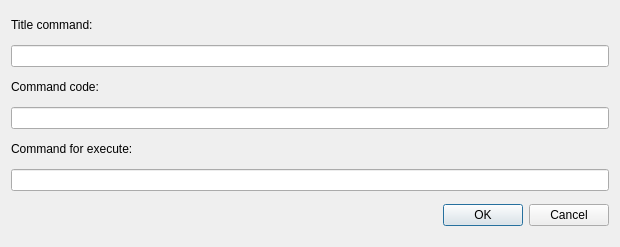
<?xml version="1.0" encoding="UTF-8"?>
<ui version="4.0">
 <class>AddCommandDialog</class>
 <widget class="QDialog" name="AddCommandDialog">
  <property name="geometry">
   <rect>
    <x>0</x>
    <y>0</y>
    <width>620</width>
    <height>247</height>
   </rect>
  </property>
  <property name="sizePolicy">
   <sizepolicy hsizetype="Preferred" vsizetype="Fixed">
    <horstretch>0</horstretch>
    <verstretch>0</verstretch>
   </sizepolicy>
  </property>
  <property name="maximumSize">
   <size>
    <width>16777215</width>
    <height>247</height>
   </size>
  </property>
  <property name="windowTitle">
   <string>Add command</string>
  </property>
  <layout class="QVBoxLayout" name="verticalLayout">
   <item>
    <widget class="QLabel" name="label">
     <property name="sizePolicy">
      <sizepolicy hsizetype="Preferred" vsizetype="Fixed">
       <horstretch>0</horstretch>
       <verstretch>0</verstretch>
      </sizepolicy>
     </property>
     <property name="text">
      <string>Title command:</string>
     </property>
    </widget>
   </item>
   <item>
    <widget class="QLineEdit" name="editTitleCommad"/>
   </item>
   <item>
    <widget class="QLabel" name="label_2">
     <property name="sizePolicy">
      <sizepolicy hsizetype="Preferred" vsizetype="Fixed">
       <horstretch>0</horstretch>
       <verstretch>0</verstretch>
      </sizepolicy>
     </property>
     <property name="text">
      <string>Command code:</string>
     </property>
    </widget>
   </item>
   <item>
    <widget class="QLineEdit" name="editCodeCoomad">
     <property name="sizePolicy">
      <sizepolicy hsizetype="Expanding" vsizetype="Fixed">
       <horstretch>0</horstretch>
       <verstretch>0</verstretch>
      </sizepolicy>
     </property>
     <property name="inputMask">
      <string>000000</string>
     </property>
    </widget>
   </item>
   <item>
    <widget class="QLabel" name="label_3">
     <property name="sizePolicy">
      <sizepolicy hsizetype="Preferred" vsizetype="Fixed">
       <horstretch>0</horstretch>
       <verstretch>0</verstretch>
      </sizepolicy>
     </property>
     <property name="text">
      <string>Command for execute:</string>
     </property>
    </widget>
   </item>
   <item>
    <widget class="QLineEdit" name="editCommand"/>
   </item>
   <item>
    <widget class="QDialogButtonBox" name="buttonBox">
     <property name="orientation">
      <enum>Qt::Horizontal</enum>
     </property>
     <property name="standardButtons">
      <set>QDialogButtonBox::Cancel|QDialogButtonBox::Ok</set>
     </property>
    </widget>
   </item>
  </layout>
 </widget>
 <resources/>
 <connections>
  <connection>
   <sender>buttonBox</sender>
   <signal>accepted()</signal>
   <receiver>AddCommandDialog</receiver>
   <slot>accept()</slot>
   <hints>
    <hint type="sourcelabel">
     <x>248</x>
     <y>254</y>
    </hint>
    <hint type="destinationlabel">
     <x>157</x>
     <y>274</y>
    </hint>
   </hints>
  </connection>
  <connection>
   <sender>buttonBox</sender>
   <signal>rejected()</signal>
   <receiver>AddCommandDialog</receiver>
   <slot>reject()</slot>
   <hints>
    <hint type="sourcelabel">
     <x>316</x>
     <y>260</y>
    </hint>
    <hint type="destinationlabel">
     <x>286</x>
     <y>274</y>
    </hint>
   </hints>
  </connection>
 </connections>
</ui>
